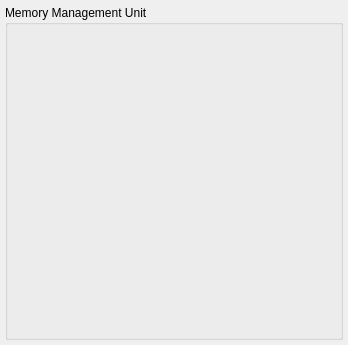
         <widget class="QWidget" name="TabPage" >
          <attribute name="title" >
           <string>MMU</string>
          </attribute>
          <layout class="QVBoxLayout" >
           <property name="margin" >
            <number>5</number>
           </property>
           <property name="spacing" >
            <number>5</number>
           </property>
           <item>
            <widget class="QGroupBox" name="groupBox_15" >
             <property name="title" >
              <string>Memory Management Unit</string>
             </property>
             <property name="flat" >
              <bool>false</bool>
             </property>
             <property name="lineWidth" stdset="0" >
              <number>1</number>
             </property>
             <layout class="QVBoxLayout" >
              <property name="margin" >
               <number>11</number>
              </property>
              <property name="spacing" >
               <number>6</number>
              </property>
              <item>
               <widget class="MdtGui::LabeledCombobox" name="C_USE_MMU" >
                <property name="TclProc" >
                 <string>gui_use_mmu</string>
                </property>
                <property name="Label" >
                 <string>Memory Management</string>
                </property>
                <property name="LabelTooltip" >
                 <string>&lt;qt>This parameter specifies the Memory Management Unit (MMU) implementation.  To disable the MMU set this parameter to None (0), which is the default.  To only enable User Mode and Privileged Mode instructions set this parameter to Usermode (1).  To enable Memory Protection set the parameter to Protection (2). To enable full MMU functionality, including virtual memory address translation, set this parameter to Virtual (3).&lt;br>&lt;br>Note that to be able to use the MMU, area optimization must not be enabled on the Instructions tab.&lt;/qt></string>
                </property>
                <property name="Key" >
                 <string>C_USE_MMU</string>
                </property>
               </widget>
              </item>
              <item>
               <widget class="MdtGui::LabeledCombobox" name="C_MMU_DTLB_SIZE" >
                <property name="TclProc" >
                 <string>gui_mmu_dtlb_size</string>
                </property>
                <property name="Label" >
                 <string>Data Shadow Translation Look-Aside Buffer Size</string>
                </property>
                <property name="LabelTooltip" >
                 <string>&lt;qt>This parameter defines the size of the data shadow Translation Look-Aside Buffer (TLB).  This TLB is used to cache data address translation information, to improve performance of the translation.  The selection is a trade-off between smaller size and better performance.  The default value is 4.&lt;/qt></string>
                </property>
                <property name="Key" >
                 <string>C_MMU_DTLB_SIZE</string>
                </property>
               </widget>
              </item>
              <item>
               <widget class="MdtGui::LabeledCombobox" name="C_MMU_ITLB_SIZE" >
                <property name="TclProc" >
                 <string>gui_mmu_itlb_size</string>
                </property>
                <property name="Label" >
                 <string>Instruction Shadow Translation Look-Aside Buffer Size</string>
                </property>
                <property name="LabelTooltip" >
                 <string>&lt;qt>This parameter defines the size of the instruction shadow Translation Look-Aside Buffer (TLB).  This TLB is used to cache instruction address translation information, to improve performance of the translation.  The selection is a trade-off between smaller size and better performance.  The default value is 2.&lt;/qt></string>
                </property>
                <property name="Key" >
                 <string>C_MMU_ITLB_SIZE</string>
                </property>
               </widget>
              </item>
              <item>
               <widget class="MdtGui::LabeledCombobox" name="C_MMU_TLB_ACCESS" >
                <property name="TclProc" >
                 <string>gui_mmu_tlb_access</string>
                </property>
                <property name="Label" >
                 <string>Enable Access to Memory Management Special Registers</string>
                </property>
                <property name="LabelTooltip" >
                 <string>&lt;qt>Enable access to Memory Management Special Registers using the MFS and MTS instructions:&lt;ul>&lt;li>Minimal (0) only allows writing TLBLO, TLBHI and TLBX.&lt;li>Read (1) adds reading of TLBLO, TLBHI, TLBX, PID and ZPR.&lt;li>Write (2) allows writing all registers, and reading TLBX.&lt;li>Full (3) adds reading of TLBLO, TLBHI, TLBX, PID and ZPR.&lt;/ul>In many cases it is not necessary for software to have full read access.  For example, this is the case for Linux Memory Management code.  It is then safe to set access to Write, in order to save area.  When using static memory protection, access can be set to Minimal, since software then has no need to use TLBSX, PID and ZPR.&lt;/qt></string>
                </property>
                <property name="Key" >
                 <string>C_MMU_TLB_ACCESS</string>
                </property>
               </widget>
              </item>
              <item>
               <widget class="MdtGui::LabeledSpinbox" name="C_MMU_ZONES" >
                <property name="TclProc" >
                 <string>gui_mmu_zones</string>
                </property>
                <property name="Label" >
                 <string>Number of Memory Protection Zones</string>
                </property>
                <property name="LabelTooltip" >
                 <string>&lt;qt>Specifies the number of memory protection zones to implement.  In many cases memory management software does not utilize all available zones.  For example, the Linux Memory Management code only uses two zones.  In this case it is safe to reduce the number of implemented zones, in order to save area.&lt;/qt></string>
                </property>
                <property name="Key" >
                 <string>C_MMU_ZONES</string>
                </property>
               </widget>
              </item>
              <item>
               <widget class="MdtGui::LabeledCombobox" name="C_MMU_PRIVILEGED_INSTR" >
                <property name="Label" >
                 <string>Privileged Instructions</string>
                </property>
                <property name="LabelTooltip" >
                 <string>&lt;qt>Specifies which instructions are allowed in User Mode. The setting Full Protection (0) ensures full protection between processes. The setting Allow Stream Instructions (1) makes it possible to use FSL and AXI4-Stream instructions in User Mode.&lt;br>&lt;br>&lt;b>It is strongly discouraged to change this setting from Full Protection, unless absolutely necessary for performance reasons.&lt;/b>&lt;/qt></string>
                </property>
                <property name="Key" >
                 <string>C_MMU_PRIVILEGED_INSTR</string>
                </property>
               </widget>
              </item>
              <item>
               <spacer>
                <property name="orientation" >
                 <enum>Qt::Vertical</enum>
                </property>
                <property name="sizeType" >
                 <enum>QSizePolicy::Expanding</enum>
                </property>
                <property name="sizeHint" >
                 <size>
                  <width>310</width>
                  <height>260</height>
                 </size>
                </property>
               </spacer>
              </item>
             </layout>
            </widget>
           </item>
          </layout>
         </widget>
